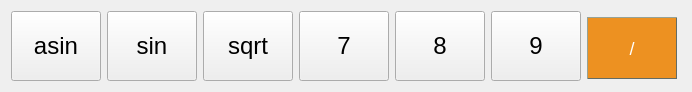
     <widget class="QWidget" name="layoutWidget_4">
      <property name="geometry">
       <rect>
        <x>50</x>
        <y>180</y>
        <width>692</width>
        <height>82</height>
       </rect>
      </property>
      <layout class="QHBoxLayout" name="horizontalLayout_2">
       <item>
        <widget class="QPushButton" name="button_asin">
         <property name="sizePolicy">
          <sizepolicy hsizetype="Fixed" vsizetype="Fixed">
           <horstretch>0</horstretch>
           <verstretch>0</verstretch>
          </sizepolicy>
         </property>
         <property name="minimumSize">
          <size>
           <width>90</width>
           <height>70</height>
          </size>
         </property>
         <property name="maximumSize">
          <size>
           <width>90</width>
           <height>70</height>
          </size>
         </property>
         <property name="baseSize">
          <size>
           <width>90</width>
           <height>70</height>
          </size>
         </property>
         <property name="font">
          <font>
           <pointsize>18</pointsize>
           <italic>false</italic>
           <bold>false</bold>
           <underline>false</underline>
          </font>
         </property>
         <property name="cursor">
          <cursorShape>PointingHandCursor</cursorShape>
         </property>
         <property name="text">
          <string>asin</string>
         </property>
         <property name="shortcut">
          <string>Meta+S</string>
         </property>
        </widget>
       </item>
       <item>
        <widget class="QPushButton" name="button_sin">
         <property name="sizePolicy">
          <sizepolicy hsizetype="Fixed" vsizetype="Fixed">
           <horstretch>0</horstretch>
           <verstretch>0</verstretch>
          </sizepolicy>
         </property>
         <property name="minimumSize">
          <size>
           <width>90</width>
           <height>70</height>
          </size>
         </property>
         <property name="maximumSize">
          <size>
           <width>90</width>
           <height>70</height>
          </size>
         </property>
         <property name="baseSize">
          <size>
           <width>90</width>
           <height>70</height>
          </size>
         </property>
         <property name="font">
          <font>
           <pointsize>18</pointsize>
           <italic>false</italic>
           <bold>false</bold>
           <underline>false</underline>
          </font>
         </property>
         <property name="cursor">
          <cursorShape>PointingHandCursor</cursorShape>
         </property>
         <property name="text">
          <string>sin</string>
         </property>
         <property name="shortcut">
          <string>S</string>
         </property>
        </widget>
       </item>
       <item>
        <widget class="QPushButton" name="button_sqrt">
         <property name="sizePolicy">
          <sizepolicy hsizetype="Fixed" vsizetype="Fixed">
           <horstretch>0</horstretch>
           <verstretch>0</verstretch>
          </sizepolicy>
         </property>
         <property name="minimumSize">
          <size>
           <width>90</width>
           <height>70</height>
          </size>
         </property>
         <property name="maximumSize">
          <size>
           <width>90</width>
           <height>70</height>
          </size>
         </property>
         <property name="baseSize">
          <size>
           <width>90</width>
           <height>70</height>
          </size>
         </property>
         <property name="font">
          <font>
           <pointsize>18</pointsize>
           <italic>false</italic>
           <bold>false</bold>
           <underline>false</underline>
          </font>
         </property>
         <property name="cursor">
          <cursorShape>PointingHandCursor</cursorShape>
         </property>
         <property name="text">
          <string>sqrt</string>
         </property>
         <property name="shortcut">
          <string>Q</string>
         </property>
        </widget>
       </item>
       <item>
        <widget class="QPushButton" name="button_7">
         <property name="sizePolicy">
          <sizepolicy hsizetype="Fixed" vsizetype="Fixed">
           <horstretch>0</horstretch>
           <verstretch>0</verstretch>
          </sizepolicy>
         </property>
         <property name="minimumSize">
          <size>
           <width>90</width>
           <height>70</height>
          </size>
         </property>
         <property name="maximumSize">
          <size>
           <width>90</width>
           <height>70</height>
          </size>
         </property>
         <property name="baseSize">
          <size>
           <width>90</width>
           <height>70</height>
          </size>
         </property>
         <property name="font">
          <font>
           <pointsize>18</pointsize>
           <italic>false</italic>
           <bold>false</bold>
           <underline>false</underline>
          </font>
         </property>
         <property name="cursor">
          <cursorShape>PointingHandCursor</cursorShape>
         </property>
         <property name="text">
          <string>7</string>
         </property>
         <property name="shortcut">
          <string>7</string>
         </property>
        </widget>
       </item>
       <item>
        <widget class="QPushButton" name="button_8">
         <property name="sizePolicy">
          <sizepolicy hsizetype="Fixed" vsizetype="Fixed">
           <horstretch>0</horstretch>
           <verstretch>0</verstretch>
          </sizepolicy>
         </property>
         <property name="minimumSize">
          <size>
           <width>90</width>
           <height>70</height>
          </size>
         </property>
         <property name="maximumSize">
          <size>
           <width>90</width>
           <height>70</height>
          </size>
         </property>
         <property name="baseSize">
          <size>
           <width>90</width>
           <height>70</height>
          </size>
         </property>
         <property name="font">
          <font>
           <pointsize>18</pointsize>
           <italic>false</italic>
           <bold>false</bold>
           <underline>false</underline>
          </font>
         </property>
         <property name="cursor">
          <cursorShape>PointingHandCursor</cursorShape>
         </property>
         <property name="text">
          <string>8</string>
         </property>
         <property name="shortcut">
          <string>8</string>
         </property>
        </widget>
       </item>
       <item>
        <widget class="QPushButton" name="button_9">
         <property name="sizePolicy">
          <sizepolicy hsizetype="Fixed" vsizetype="Fixed">
           <horstretch>0</horstretch>
           <verstretch>0</verstretch>
          </sizepolicy>
         </property>
         <property name="minimumSize">
          <size>
           <width>90</width>
           <height>70</height>
          </size>
         </property>
         <property name="maximumSize">
          <size>
           <width>90</width>
           <height>70</height>
          </size>
         </property>
         <property name="baseSize">
          <size>
           <width>90</width>
           <height>70</height>
          </size>
         </property>
         <property name="font">
          <font>
           <pointsize>18</pointsize>
           <italic>false</italic>
           <bold>false</bold>
           <underline>false</underline>
          </font>
         </property>
         <property name="cursor">
          <cursorShape>PointingHandCursor</cursorShape>
         </property>
         <property name="text">
          <string>9</string>
         </property>
         <property name="shortcut">
          <string>9</string>
         </property>
        </widget>
       </item>
       <item>
        <widget class="QPushButton" name="button_div">
         <property name="sizePolicy">
          <sizepolicy hsizetype="Fixed" vsizetype="Fixed">
           <horstretch>0</horstretch>
           <verstretch>0</verstretch>
          </sizepolicy>
         </property>
         <property name="minimumSize">
          <size>
           <width>90</width>
           <height>70</height>
          </size>
         </property>
         <property name="maximumSize">
          <size>
           <width>90</width>
           <height>70</height>
          </size>
         </property>
         <property name="baseSize">
          <size>
           <width>90</width>
           <height>70</height>
          </size>
         </property>
         <property name="font">
          <font>
           <pointsize>-1</pointsize>
           <italic>false</italic>
           <bold>false</bold>
          </font>
         </property>
         <property name="cursor">
          <cursorShape>PointingHandCursor</cursorShape>
         </property>
         <property name="styleSheet">
          <string notr="true">QPushButton {
background-color: #ed9121;
  border-style: outset;
  border-width: 1px;
  border-color: #646c64;
  color: white;
  
  text-align: center;
  opacity: 0.6;
  margin: 6px, 2px;
  font: 18px;
vertical-align: middle;
}

QPushButton:pressed {
background-color:  #ffc793;
border-style: inset;
}

QPushButton:hover {
opacity: 1
}</string>
         </property>
         <property name="text">
          <string>/</string>
         </property>
         <property name="shortcut">
          <string>/</string>
         </property>
        </widget>
       </item>
      </layout>
     </widget>
